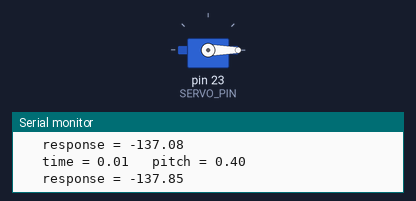
A sketch run on a simulated Arduino Mega 2560, built with avr-gcc and run on an emulated ATmega2560. Shown: servo, the last lines printed to the serial monitor.

Above: at 0.1 s.
At 12.7 s:
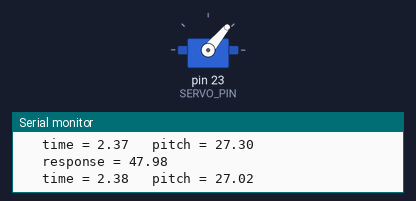
Timing chart, 0 to 29.4 s (numbered marks = the images above):
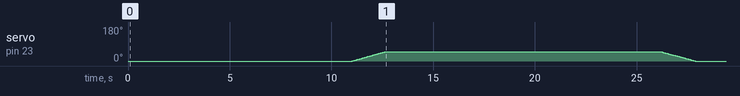

The sketch:

auto_test.ino
```cpp
#include <Servo.h>
#define SERVO_PIN            23
Servo elevator;

//declare variables
float t = 0;
float ang = 0;
float angvel = 0;
float angacc = 0;
int i = 0; // counter
float V = 20; // velocity (MAY BE VARIABLE LATER - MOVE INTO LOOP IF THIS IS THE CASE)
float St = 0.141; // tailplane area
float at = 4.079; // tail lift curve slope
float adel = 2.37; // elevator lift curve slope
float xg = 31.75; // (xcg - xpivot)
float xtail = 815; // (xact - xpivot)
float m = 10; // mass (assumed 10kg)
float it = -2; // tail setting angle
float const g = 9.80665; //g
float const e = 2.7182818284; //e
float const rho = 1.225; //density
float q = 0.5*rho*(pow(V,2)); // dynamic pressure (MAY BE VARIABLE LATER - MOVE INTO LOOP IF THIS IS THE CASE)
float def = 0; // initial elevator deflection
float error = 0; // excess moment from the balance of moments
float const lim = 50; //elevator deflection limit (change as required)
float M = 19208; //second moment of area (upper estimate 24010, lower estimate 19208)
//EXCITATION PARAMETERS
float a = 40;
float b = 0.009;

void setup() {
  // put your setup code here, to run once:
  // initialize serial communications at 9600 bps:
  Serial.begin(9600);
  elevator.attach(SERVO_PIN);
}

void loop() {
  // put your main code here, to run repeatedly:
  ang = a*sin(t)*(pow(e,-b*t)); //without decay a*sin(t)
  angvel = a*cos(t)*(pow(e,-b*t)) + (pow(e,-b*t))*(-b)*a*sin(t); //without decay a*cos(t)
  angacc = (a*sin(t)*(pow(e,-b*t)))*(pow(b,2) - 1) + (a*cos(t)*(-2*b*pow(e,-b*t))); //without decay a*(-1)*sin(t);

  // calculate error (in this case, excess moment)
  error = (q*xtail*St*((at*(ang+it+((angvel*xtail)/V)))+(adel*def))) + (xg*m*g)- M*angacc;

  //while the error is non zero, loop over moment balance until it's zero
  if (error != 0)
  {
    //run moment balance
    def = (((M*angacc)/(q*xtail*St))-((xg*m*g)/(q*xtail*St))-(at*ang)-(at*((angvel*xtail)/(pow(V,2))))-(at*it))/adel;

    //write deflection onto servo after some scaling and limiting
    if (abs(def) <= lim)
    {
      elevator.write(def);
    }
    else if (def > lim)
    {
      elevator.write(lim);
    }
    else if (def < (-1*lim))
    {
      elevator.write((-1*lim));
    }
   }

  Serial.print("\t time = ");
  Serial.print(t);
  Serial.print("\t pitch = ");
  Serial.println(ang);
  Serial.print("\t response = ");
  Serial.println(def);

  t = t + 0.01;
  delay (1);
}
```

Measured:
- by itself, servo on pin 23 (SERVO_PIN): rises from 0° to 50° in 1.7 s, then falls to 0° in 15.2 s
